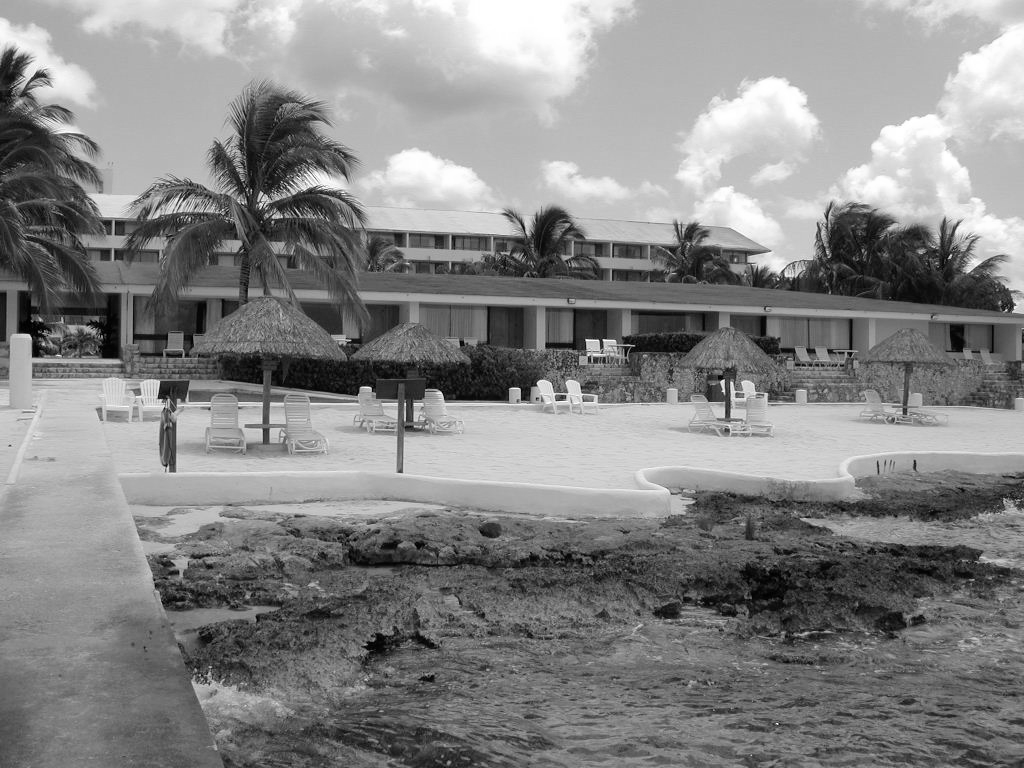
#> input picture week9/hotel-02.png, 1024 x 768 px, found by its file name
$ jupyter execute --allow-errors image_panorama.ipynb
#> lines starting #> are read from the running program, lines starting #| are printed output that depends on the picture
[cell 1]
import cv2
import matplotlib.pyplot as plt

[cell 2]
img_names = ['./hotel-02.png', './hotel-03.png', './hotel-04.png']

imgs = []
for i, name in enumerate(img_names):
    img = cv2.imread(name)
#> img is the input picture: shape (768, 1024, 3); min 0, max 255, mean 133.5
    plt.figure(figsize=(15,15))
    plt.subplot(len(img_names)//3+1,3,i+1)
    plt.imshow(cv2.cvtColor(img, cv2.COLOR_BGR2RGB))
    imgs.append(img)

stitcher = cv2.Stitcher_create()

status, dst = stitcher.stitch(imgs)
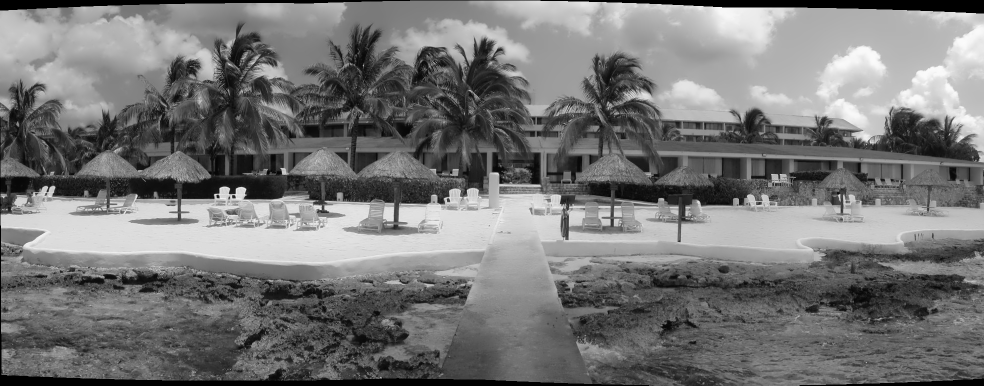
#> dst: shape (771, 1968, 3) (shown at 1/2 size); min 0, max 252, mean 118
#> status = 0

s=0
plt.figure(figsize=(20,20))
plt.imshow(cv2.cvtColor(dst, cv2.COLOR_BGR2RGB))

[cell 3]
def KeypointsMatching(keyPoints_L, keyPoints_R, descriptors_L, descriptors_R):

    bf = cv2.BFMatcher()
    raw_matches = bf.knnMatch(descriptors_L, descriptors_R, k=2)

    matches = []
    for m in raw_matches:
        if len(m) == 2 and m[0].distance < m[1].distance * 0.79:
            matches.append((m[0].trainIdx, m[0].queryIdx))

    if len(matches) >= 4:

        keyPoints_L = np.float32([keyPoints_L[i] for (_, i) in matches])
        keyPoints_R = np.float32([keyPoints_R[i] for (i, _) in matches])

        H, status = cv2.findHomography(keyPoints_L, keyPoints_R, cv2.RANSAC, 4.0)


    return matches, H, status

[cell 4]
def Draw_with_Matching(image_L, image_R, keyPoints_L, keyPoints_R, matches, status):
    h1, w1 = image_L.shape[:2]
    h2, w2 = image_R.shape[:2]

    img_matching_result = np.zeros((max(h1, h2), w1 + w2, 3), dtype="uint8")

    img_matching_result[0:h2, 0:w2] = image_R
    img_matching_result[0:h1, w2:] = image_L

    for ((trainIdx, queryIdx), s) in zip(matches, status):

        if s == 1:
            keyPoint2 = (int(keyPoints_R[trainIdx][0]), int(keyPoints_R[trainIdx][1]))
            keyPoint1 = (int(keyPoints_L[queryIdx][0]) + w2, int(keyPoints_L[queryIdx][1]))
            cv2.line(img_matching_result, keyPoint1, keyPoint2, (0, 255, 0), 1)

    return img_matching_result

[cell 5]
image_L = cv2.imread('hotel-01.png')
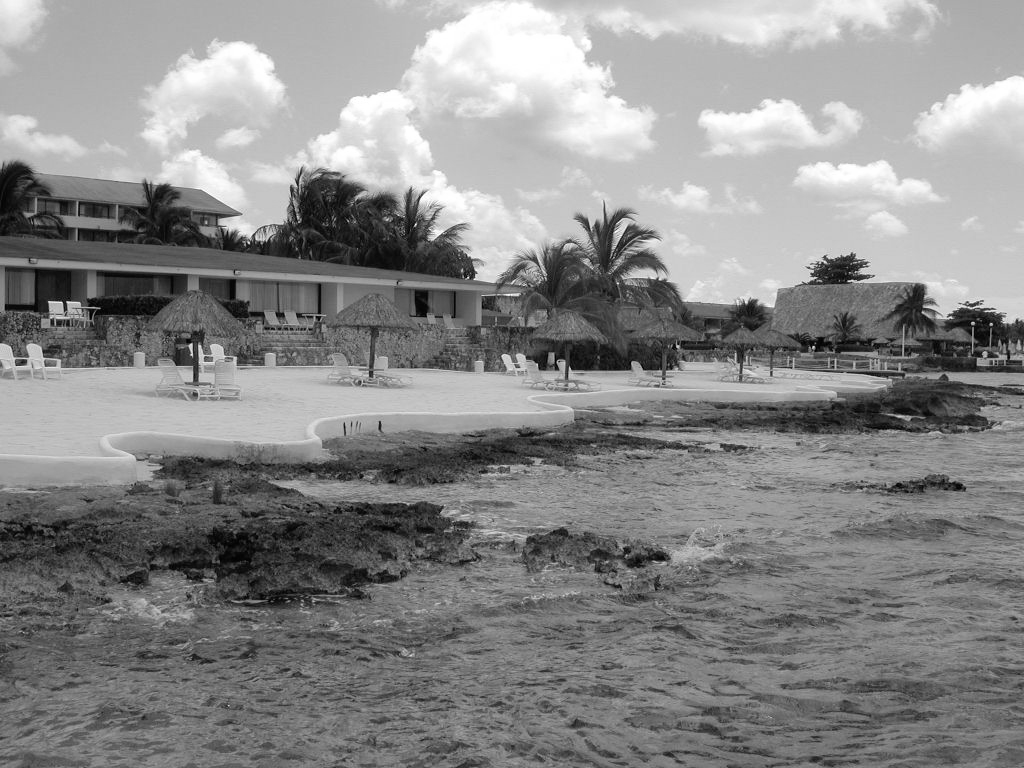
#> input picture week9/hotel-01.png, 1024 x 768 px, found by its file name
#> image_L is the input picture: shape (768, 1024, 3); min 0, max 255, mean 137
image_R = cv2.imread('hotel-02.png')

gray_L = cv2.cvtColor(image_L, cv2.COLOR_BGR2GRAY)
gray_R = cv2.cvtColor(image_R, cv2.COLOR_BGR2GRAY)

plt.figure(figsize=(10,10))
plt.subplot(1,2,1)
plt.imshow(cv2.cvtColor(image_L, cv2.COLOR_BGR2RGB))

plt.figure(figsize=(10,10))
plt.subplot(1,2,2)
plt.imshow(cv2.cvtColor(image_R, cv2.COLOR_BGR2RGB))

detector = cv2.xfeatures2d.SIFT_create()
keyPoints_L, descriptors_L = detector.detectAndCompute(gray_L, None)
#> keyPoints_L = 5467 keypoints; strongest (x, y, size): (813, 347, 2), (991, 324, 2.2), (973, 323, 2.4), (190, 346, 3.2)
keyPoints_R, descriptors_R = detector.detectAndCompute(gray_R, None)
#> keyPoints_R = 5415 keypoints; strongest (x, y, size): (722, 382, 3.4), (950, 257, 2.2), (723, 391, 2.3), (731, 383, 2.2)
print('img1 - %d features, img2 - %d features' % (len(keyPoints_L), len(keyPoints_R)))
#| img1 - 5467 features, img2 - 5415 features

#> (the rest of this cell did not finish here and is left out)
